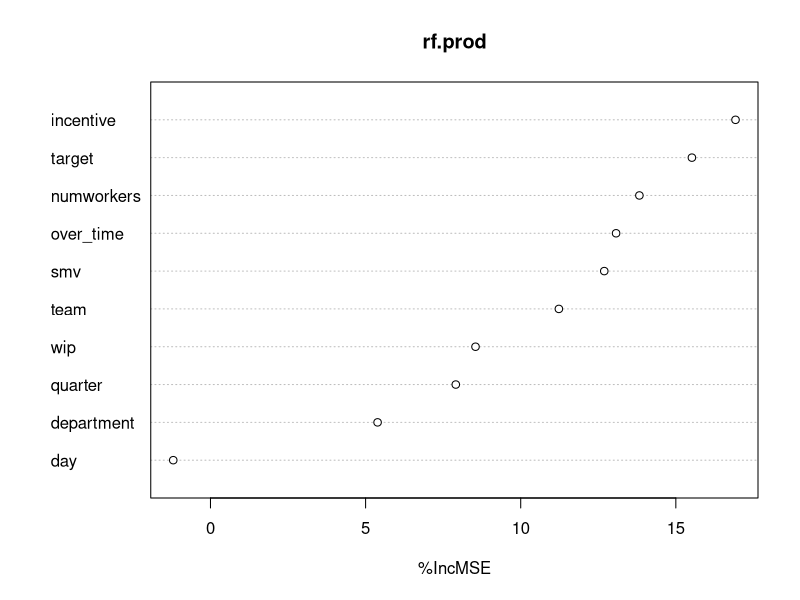
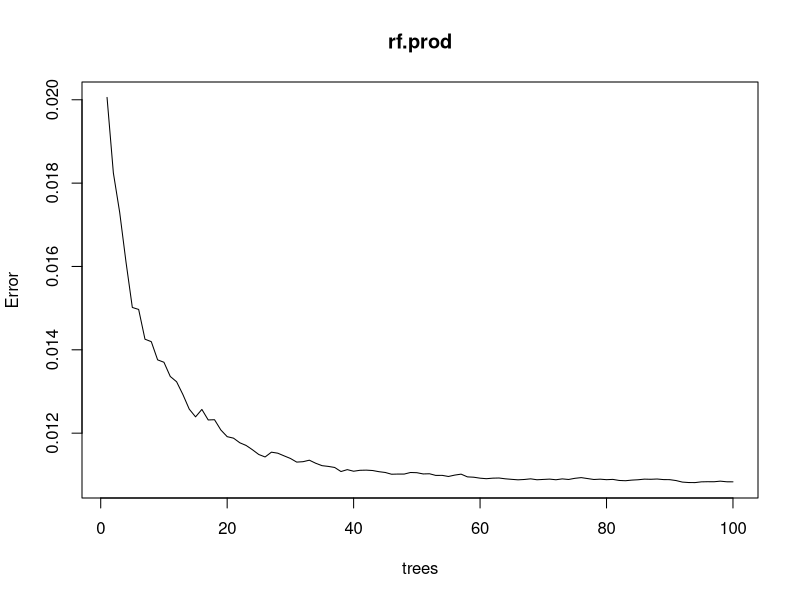
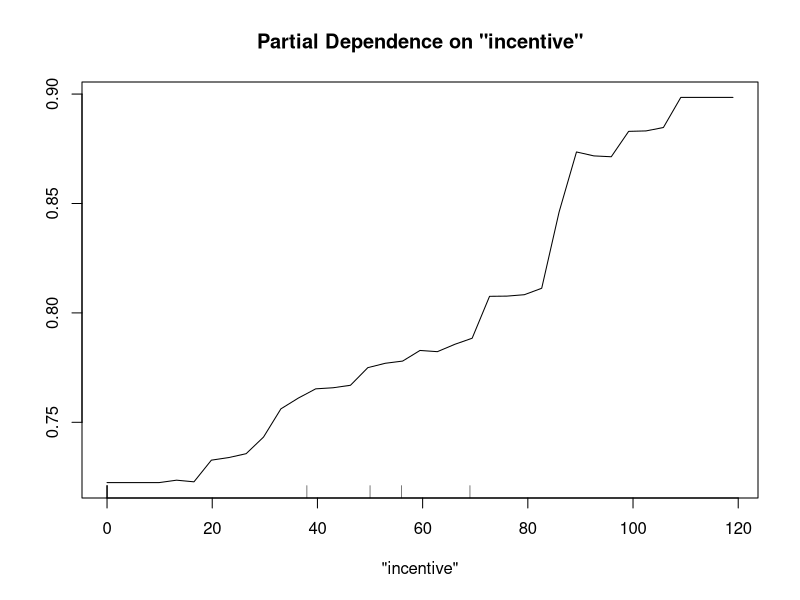
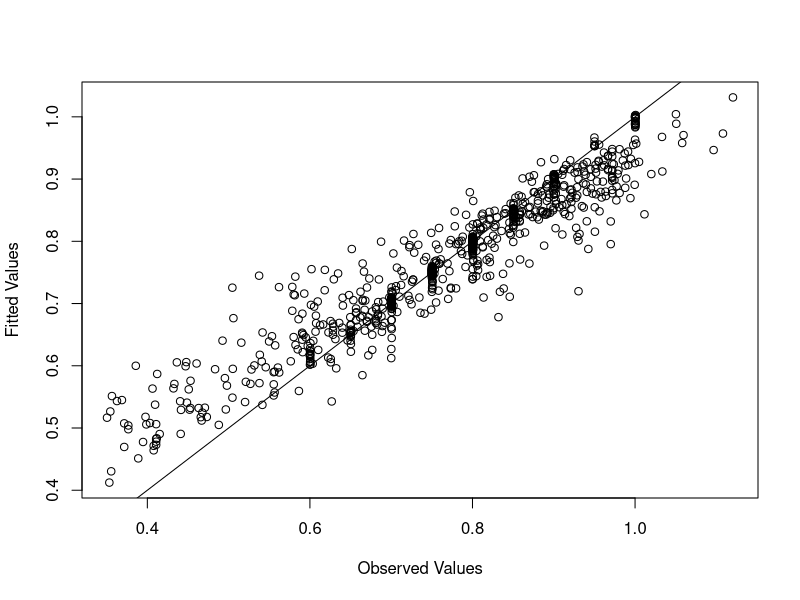

Generate these figures, in order, with R:
###########################################
# Ensemble with productivity data
###########################################

# Importing data
prod = read.csv("./data/productivityREG.csv", header=TRUE)

# Make categorical variable
prod$quarter <- factor(prod$quarter)
prod$department <- factor(prod$department)
prod$day <- factor(prod$day)
prod$team <- factor(prod$team)

### Random Forest
library(randomForest)
set.seed(1234)
rf.prod <- randomForest(productivity~., data=prod, ntree=100, mtry=5, 
                           importance=T, na.action=na.omit)
# Variable importance
importance(rf.prod, type=1)
varImpPlot(rf.prod, type=1)
# Plot error rates
plot(rf.prod , type="l")
# Partial dependence plot
partialPlot(rf.prod, pred.data=prod, x.var='incentive')

# Making predictions
pred.rf.prod = predict(rf.prod, newdata=prod, type="response")
head(pred.rf.prod, 5)

# Evaluation
mean((prod$productivity - pred.rf.prod)^2)  # MSE
mean(abs(prod$productivity - pred.rf.prod)) # MAE

# Observed vs. Predited
plot(prod$productivity, pred.rf.prod, xlab="Observed Values", ylab="Fitted Values")
abline(0,1)


